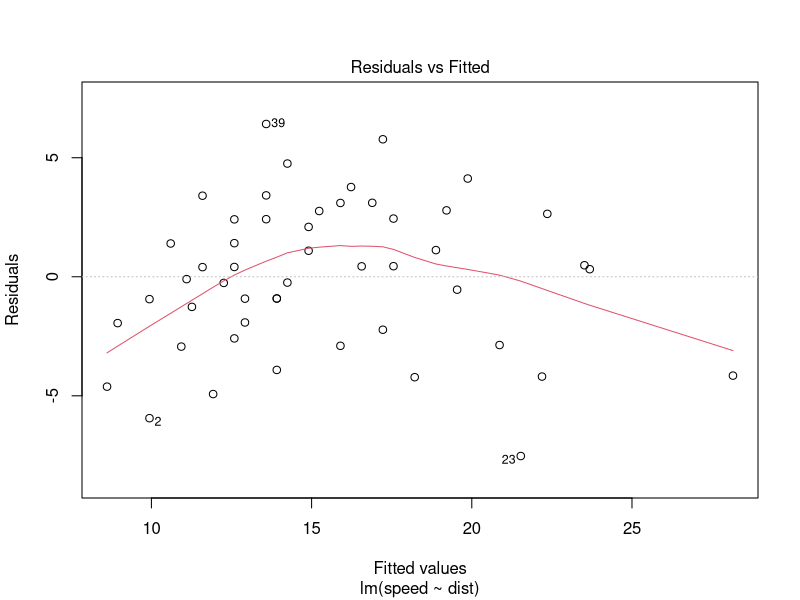
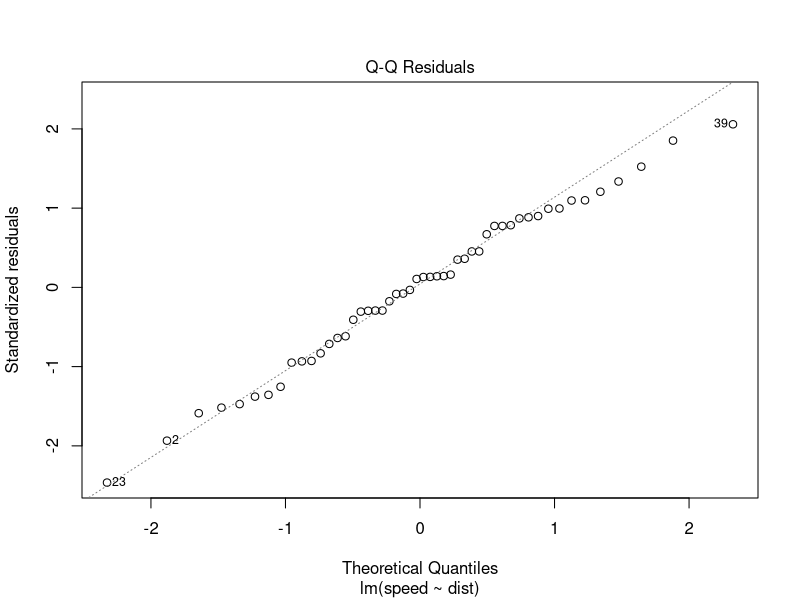
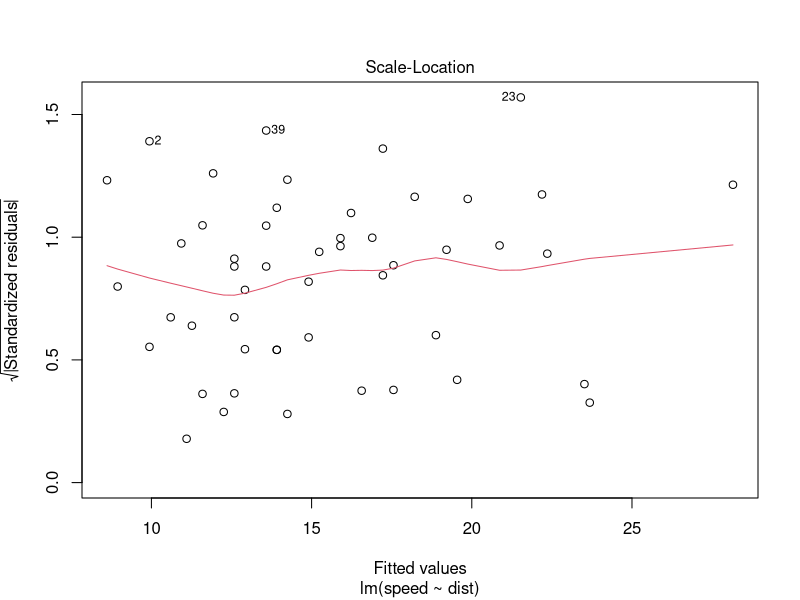
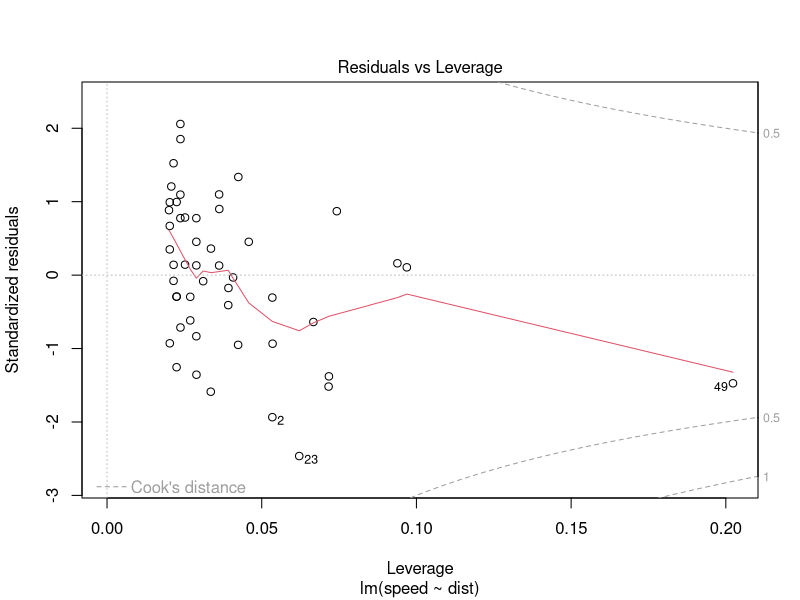
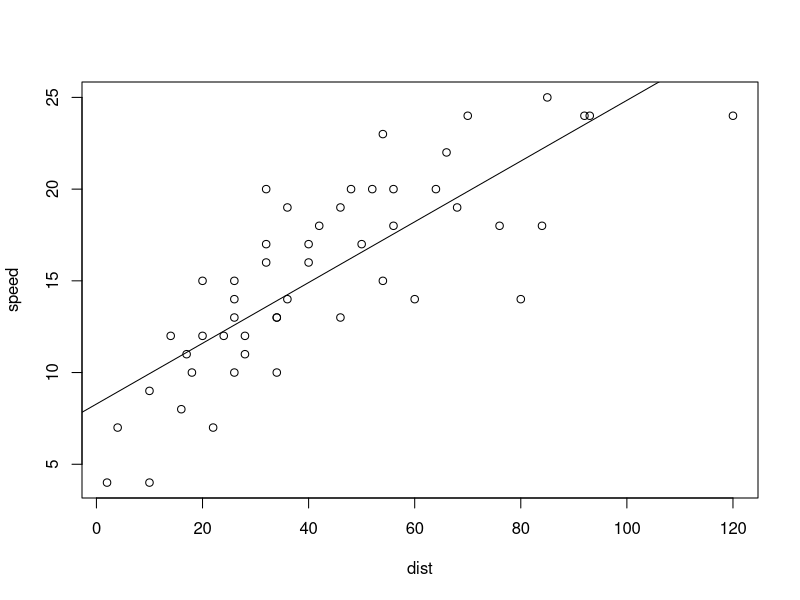
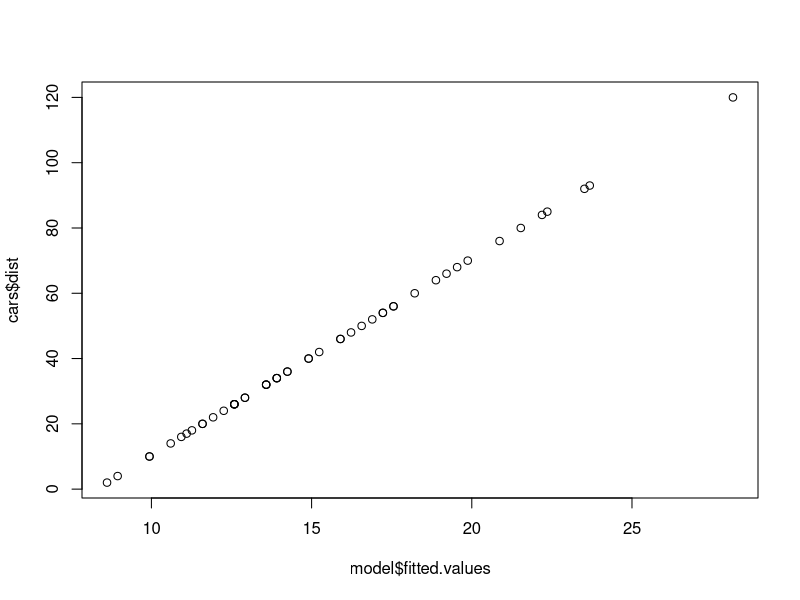

Source code (R) for these figures, in order:

dim(cars) #database to be used in this example
head (cars)
cor (cars) #checks the correlation between columns in the DB.

# cor >= 0.7 -> strong correlation

# Creating the model to build new predictions based on linear regression

model = lm(speed ~ dist, data = cars)
model #gives me the a and b -> y = ax+b

plot(model)

plot(speed~dist,data=cars)
abline(model) #line with better fit (to make predictions)
model$coefficients
model$coefficients[1] + model$coefficients[2]*22 #'manually' predicting with
#the values of the coefficients from the linear regression model

predict(model, data.frame(dist=22)) #same thing as above using function predict

summary(model)

model$residuals #distance between real data and the line with better fit coming
# from abline(model)

model$fitted.values #used to create the line that better fits the model

plot (model$fitted.values, cars$dist)

